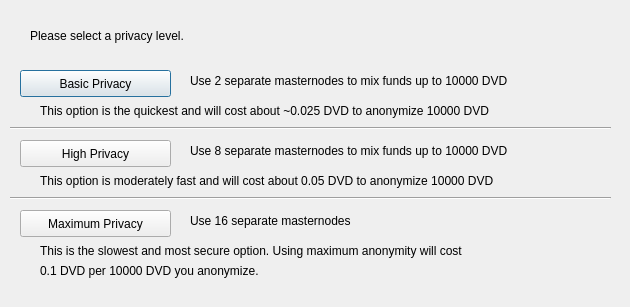
<?xml version="1.0" encoding="UTF-8"?>
<ui version="4.0">
 <class>ObfuscationConfig</class>
 <widget class="QDialog" name="ObfuscationConfig">
  <property name="geometry">
   <rect>
    <x>0</x>
    <y>0</y>
    <width>630</width>
    <height>307</height>
   </rect>
  </property>
  <property name="windowTitle">
   <string>Configure Obfuscation</string>
  </property>
  <widget class="QPushButton" name="buttonBasic">
   <property name="geometry">
    <rect>
     <x>20</x>
     <y>70</y>
     <width>151</width>
     <height>27</height>
    </rect>
   </property>
   <property name="text">
    <string>Basic Privacy</string>
   </property>
  </widget>
  <widget class="QPushButton" name="buttonHigh">
   <property name="geometry">
    <rect>
     <x>20</x>
     <y>140</y>
     <width>151</width>
     <height>27</height>
    </rect>
   </property>
   <property name="text">
    <string>High Privacy</string>
   </property>
  </widget>
  <widget class="QPushButton" name="buttonMax">
   <property name="geometry">
    <rect>
     <x>20</x>
     <y>210</y>
     <width>151</width>
     <height>27</height>
    </rect>
   </property>
   <property name="text">
    <string>Maximum Privacy</string>
   </property>
  </widget>
  <widget class="QLabel" name="label">
   <property name="geometry">
    <rect>
     <x>30</x>
     <y>20</y>
     <width>571</width>
     <height>31</height>
    </rect>
   </property>
   <property name="text">
    <string>Please select a privacy level.</string>
   </property>
  </widget>
  <widget class="QLabel" name="label_2">
   <property name="geometry">
    <rect>
     <x>190</x>
     <y>70</y>
     <width>421</width>
     <height>21</height>
    </rect>
   </property>
   <property name="text">
    <string>Use 2 separate masternodes to mix funds up to 10000 DVD</string>
   </property>
  </widget>
  <widget class="QLabel" name="label_3">
   <property name="geometry">
    <rect>
     <x>190</x>
     <y>140</y>
     <width>411</width>
     <height>21</height>
    </rect>
   </property>
   <property name="text">
    <string>Use 8 separate masternodes to mix funds up to 10000 DVD</string>
   </property>
  </widget>
  <widget class="QLabel" name="label_4">
   <property name="geometry">
    <rect>
     <x>190</x>
     <y>210</y>
     <width>421</width>
     <height>21</height>
    </rect>
   </property>
   <property name="text">
    <string>Use 16 separate masternodes</string>
   </property>
  </widget>
  <widget class="QLabel" name="label_6">
   <property name="geometry">
    <rect>
     <x>40</x>
     <y>100</y>
     <width>561</width>
     <height>21</height>
    </rect>
   </property>
   <property name="text">
    <string>This option is the quickest and will cost about ~0.025 DVD to anonymize 10000 DVD</string>
   </property>
  </widget>
  <widget class="QLabel" name="label_7">
   <property name="geometry">
    <rect>
     <x>40</x>
     <y>170</y>
     <width>561</width>
     <height>21</height>
    </rect>
   </property>
   <property name="text">
    <string>This option is moderately fast and will cost about 0.05 DVD to anonymize 10000 DVD</string>
   </property>
  </widget>
  <widget class="QLabel" name="label_8">
   <property name="geometry">
    <rect>
     <x>40</x>
     <y>240</y>
     <width>561</width>
     <height>21</height>
    </rect>
   </property>
   <property name="text">
    <string>This is the slowest and most secure option. Using maximum anonymity will cost</string>
   </property>
  </widget>
  <widget class="QLabel" name="label_9">
   <property name="geometry">
    <rect>
     <x>40</x>
     <y>260</y>
     <width>561</width>
     <height>21</height>
    </rect>
   </property>
   <property name="text">
    <string>0.1 DVD per 10000 DVD you anonymize.</string>
   </property>
  </widget>
  <widget class="Line" name="line">
   <property name="geometry">
    <rect>
     <x>10</x>
     <y>120</y>
     <width>601</width>
     <height>16</height>
    </rect>
   </property>
   <property name="orientation">
    <enum>Qt::Horizontal</enum>
   </property>
  </widget>
  <widget class="Line" name="line_2">
   <property name="geometry">
    <rect>
     <x>10</x>
     <y>190</y>
     <width>601</width>
     <height>16</height>
    </rect>
   </property>
   <property name="orientation">
    <enum>Qt::Horizontal</enum>
   </property>
  </widget>
 </widget>
 <resources/>
 <connections/>
</ui>
